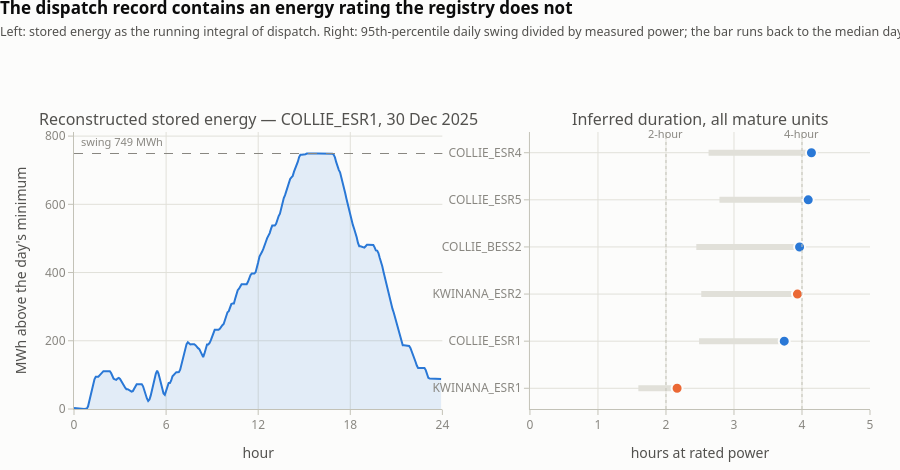

Notebook cell for this chart:
### Markdown cell above
### 3. What the registry does not say: energy capacity and duration

`facilities.csv` gives a `System Size (MW)`, and quirk 7 established that even that is the two-sided
span rather than the power rating. It gives **no energy rating at all** — and a battery's energy
rating, not its power, is what decides whether it can cover an evening peak.

The dispatch record contains it. Charge and discharge are the derivative of stored energy, so the
running integral of `-Average MWh` over a day is state of charge up to an unknown constant. The
constant cancels in the **swing**, the day's maximum minus its minimum, which is the energy the unit
actually moved between its emptiest and fullest moments. A typical day does not use the whole
battery — Collie ESR1's median day swings 497 MWh against a 95th-percentile 748 — so the **95th
percentile** is the statistic to read, and even that is a lower bound: it is the most the unit was
ever asked for, which need not be all it has. The grey bar on the right-hand panel runs back to the
median day, so the gap between typical and hardest use is visible rather than hidden.

The left panel shows the reconstruction for one facility on one day, so the method is visible rather
than asserted. The right panel divides each unit's 95th-percentile swing by its measured power to get
**duration**, and the answer is unambiguous: Kwinana ESR1 sits on the 2-hour line at 2.16 h, and the
five other commissioned units cluster on the 4-hour line, 3.74 to 4.14 h. Alinta is excluded — five
weeks of ramping is not a sample.

### Code cell
# ── Chart 3: state-of-charge reconstruction, and inferred duration ───────────
def swing(g):
    """Day's usable energy movement, MWh: max minus min of running stored energy."""
    c = (-g["Average MWh"]).cumsum()
    return c.max() - c.min()


sw = {}
for f in FACS:
    g = s[(s.facility_code == f) & (s.ts >= mature[f])].sort_values("ts")
    sw[f] = g.groupby("date").apply(swing, include_groups=False)

cap = pd.DataFrame({
    "p50": {f: v.median() for f, v in sw.items()},
    "p95": {f: v.quantile(0.95) for f, v in sw.items()},
    "days": {f: len(v) for f, v in sw.items()},
}).reindex(FACS)
cap["mw"] = PMAX.reindex(FACS)
cap["hours"] = cap.p95 / cap.mw
cap["h50"] = cap.p50 / cap.mw

EX_F, EX_D = "COLLIE_ESR1", pd.Timestamp("2025-12-30")   # a 95th-percentile day, full cycle
ex = s[(s.facility_code == EX_F) & (s.date == EX_D)].sort_values("ts")
soc = (-ex["Average MWh"]).cumsum()
soc = soc - soc.min()

fig = make_subplots(rows=1, cols=2, horizontal_spacing=0.11, column_widths=[0.52, 0.48],
                    subplot_titles=[f"Reconstructed stored energy — {EX_F}, {EX_D:%d %b %Y}",
                                    "Inferred duration, all mature units"])

hrs = ex.ts.dt.hour + ex.ts.dt.minute / 60
fig.add_trace(go.Scatter(
    x=hrs, y=soc, mode="lines", line=dict(color=BLUE, width=2), showlegend=False,
    fill="tozeroy", fillcolor="rgba(42,120,214,0.12)",
    hovertemplate="%{x:.1f}h · %{y:,.0f} MWh above the day's minimum<extra></extra>"),
    row=1, col=1)
fig.add_hline(y=float(soc.max()), line=dict(color=MUTED, width=1, dash="dash"), row=1, col=1)
fig.add_annotation(x=0.3, y=float(soc.max()), text=f"swing {soc.max():,.0f} MWh",
                   showarrow=False, yshift=12, xanchor="left",
                   font=dict(size=11, color=MUTED), row=1, col=1)

d = cap.dropna(subset=["hours"]).drop(index="ALINTA_WGP_ESR1", errors="ignore")
order = d.sort_values("hours").index.tolist()
for f in order:
    fig.add_trace(go.Scatter(
        x=[d.loc[f, "h50"], d.loc[f, "hours"]], y=[f, f], mode="lines",
        line=dict(color=GRID, width=6), showlegend=False, hoverinfo="skip"), row=1, col=2)
fig.add_trace(go.Scatter(
    x=d.loc[order, "hours"], y=order, mode="markers", showlegend=False,
    marker=dict(size=11, color=[SITE_COLOR[site_of(f)] for f in order],
                line=dict(color=SURFACE, width=2)),
    hovertemplate="%{y}<br>%{x:.2f} h at rated power<extra></extra>"), row=1, col=2)
for h, lab in ((2, "2-hour"), (4, "4-hour")):
    fig.add_vline(x=h, line=dict(color=AXIS, width=1, dash="dot"), row=1, col=2)
    fig.add_annotation(x=h, y=1.0, yref="y2 domain", text=lab, showarrow=False,
                       yshift=8, font=dict(size=11, color=MUTED), row=1, col=2)

style(fig, "The dispatch record contains an energy rating the registry does not",
      "Left: stored energy as the running integral of dispatch. Right: 95th-percentile "
      "daily swing divided by measured power; the bar runs back to the median day.",
      height=470, hover="closest", top=132, showlegend=False)
fig.update_xaxes(title_text="hour", tickvals=[0, 6, 12, 18, 24], range=[0, 24], row=1, col=1)
fig.update_yaxes(title_text="MWh above the day's minimum", row=1, col=1)
fig.update_xaxes(title_text="hours at rated power", range=[0, 5], row=1, col=2)
fig.update_yaxes(categoryorder="array", categoryarray=order, row=1, col=2)
fig.show()

print("inferred usable energy capacity and duration (mature days only):")
print(cap[["days", "p50", "p95", "mw", "hours"]].rename(columns={
    "p50": "median swing MWh", "p95": "p95 swing MWh", "mw": "measured MW",
    "hours": "duration h"}).round(2).to_string())

### Figure 1 — Plotly figure (JSON) as saved in the notebook; plotly's stock layout.template omitted (floating-point values rounded to 4 significant figures; data arrays with more than 128 entries replaced by an {"elided": "..."} marker saying what was removed)
{"data": [{"fill": "tozeroy", "fillcolor": "rgba(42,120,214,0.12)", "hovertemplate": "%{x:.1f}h · %{y:,.0f} MWh above the day's minimum<extra></extra>", "line": {"color": "#2a78d6", "width": 2}, "mode": "lines", "showlegend": false, "type": "scatter", "x": {"elided": "288 float values"}, "xaxis": "x", "y": {"elided": "288 float values"}, "yaxis": "y"}, {"hoverinfo": "skip", "line": {"color": "#e1e0d9", "width": 6}, "mode": "lines", "showlegend": false, "type": "scatter", "x": [1.594, 2.164], "xaxis": "x2", "y": ["KWINANA_ESR1", "KWINANA_ESR1"], "yaxis": "y2"}, {"hoverinfo": "skip", "line": {"color": "#e1e0d9", "width": 6}, "mode": "lines", "showlegend": false, "type": "scatter", "x": [2.487, 3.739], "xaxis": "x2", "y": ["COLLIE_ESR1", "COLLIE_ESR1"], "yaxis": "y2"}, {"hoverinfo": "skip", "line": {"color": "#e1e0d9", "width": 6}, "mode": "lines", "showlegend": false, "type": "scatter", "x": [2.519, 3.933], "xaxis": "x2", "y": ["KWINANA_ESR2", "KWINANA_ESR2"], "yaxis": "y2"}, {"hoverinfo": "skip", "line": {"color": "#e1e0d9", "width": 6}, "mode": "lines", "showlegend": false, "type": "scatter", "x": [2.446, 3.964], "xaxis": "x2", "y": ["COLLIE_BESS2", "COLLIE_BESS2"], "yaxis": "y2"}, {"hoverinfo": "skip", "line": {"color": "#e1e0d9", "width": 6}, "mode": "lines", "showlegend": false, "type": "scatter", "x": [2.786, 4.092], "xaxis": "x2", "y": ["COLLIE_ESR5", "COLLIE_ESR5"], "yaxis": "y2"}, {"hoverinfo": "skip", "line": {"color": "#e1e0d9", "width": 6}, "mode": "lines", "showlegend": false, "type": "scatter", "x": [2.626, 4.139], "xaxis": "x2", "y": ["COLLIE_ESR4", "COLLIE_ESR4"], "yaxis": "y2"}, {"hovertemplate": "%{y}<br>%{x:.2f} h at rated power<extra></extra>", "marker": {"color": ["#eb6834", "#2a78d6", "#eb6834", "#2a78d6", "#2a78d6", "#2a78d6"], "line": {"color": "#fcfcfb", "width": 2}, "size": 11}, "mode": "markers", "showlegend": false, "type": "scatter", "x": [2.164, 3.739, 3.933, 3.964, 4.092, 4.139], "xaxis": "x2", "y": ["KWINANA_ESR1", "COLLIE_ESR1", "KWINANA_ESR2", "COLLIE_BESS2", "COLLIE_ESR5", "COLLIE_ESR4"], "yaxis": "y2"}], "layout": {"annotations": [{"font": {"size": 16}, "showarrow": false, "text": "Reconstructed stored energy — COLLIE_ESR1, 30 Dec 2025", "x": 0.2314, "xanchor": "center", "xref": "paper", "y": 1.0, "yanchor": "bottom", "yref": "paper"}, {"font": {"size": 16}, "showarrow": false, "text": "Inferred duration, all mature units", "x": 0.7864, "xanchor": "center", "xref": "paper", "y": 1.0, "yanchor": "bottom", "yref": "paper"}, {"font": {"color": "#898781", "size": 11}, "showarrow": false, "text": "swing 749 MWh", "x": 0.3, "xanchor": "left", "xref": "x", "y": 748.9, "yref": "y", "yshift": 12}, {"font": {"color": "#898781", "size": 11}, "showarrow": false, "text": "2-hour", "x": 2, "xref": "x2", "y": 1.0, "yref": "y2 domain", "yshift": 8}, {"font": {"color": "#898781", "size": 11}, "showarrow": false, "text": "4-hour", "x": 4, "xref": "x2", "y": 1.0, "yref": "y2 domain", "yshift": 8}], "font": {"color": "#52514e", "family": "system-ui, -apple-system, Segoe UI, sans-serif", "size": 12}, "height": 470, "hovermode": "closest", "legend": {"bgcolor": "rgba(0,0,0,0)", "font": {"size": 11.5}, "orientation": "h", "x": 0, "xanchor": "left", "y": 1.0, "yanchor": "bottom"}, "margin": {"b": 58, "l": 74, "r": 30, "t": 132}, "paper_bgcolor": "#fcfcfb", "plot_bgcolor": "#fcfcfb", "shapes": [{"line": {"color": "#898781", "dash": "dash", "width": 1}, "type": "line", "x0": 0, "x1": 1, "xref": "x domain", "y0": 748.9, "y1": 748.9, "yref": "y"}, {"line": {"color": "#c3c2b7", "dash": "dot", "width": 1}, "type": "line", "x0": 2, "x1": 2, "xref": "x2", "y0": 0, "y1": 1, "yref": "y2 domain"}, {"line": {"color": "#c3c2b7", "dash": "dot", "width": 1}, "type": "line", "x0": 4, "x1": 4, "xref": "x2", "y0": 0, "y1": 1, "yref": "y2 domain"}], "showlegend": false, "title": {"font": {"color": "#0b0b0b", "size": 17}, "text": "<b>The dispatch record contains an energy rating the registry does not</b><br><span style='font-size:12.5px;color:#52514e'>Left: stored energy as the running integral of dispatch. Right: 95th-percentile daily swing divided by measured power; the bar runs back to the median day.</span>", "x": 0, "xanchor": "left", "y": 0.97}, "xaxis": {"anchor": "y", "domain": [0.0, 0.4628], "gridcolor": "#e1e0d9", "linecolor": "#c3c2b7", "range": [0, 24], "tickcolor": "#c3c2b7", "tickfont": {"color": "#898781"}, "ticks": "outside", "tickvals": [0, 6, 12, 18, 24], "title": {"text": "hour"}, "zeroline": false}, "xaxis2": {"anchor": "y2", "domain": [0.5728, 1.0], "gridcolor": "#e1e0d9", "linecolor": "#c3c2b7", "range": [0, 5], "tickcolor": "#c3c2b7", "tickfont": {"color": "#898781"}, "ticks": "outside", "title": {"text": "hours at rated power"}, "zeroline": false}, "yaxis": {"anchor": "x", "domain": [0.0, 1.0], "gridcolor": "#e1e0d9", "linecolor": "#c3c2b7", "tickcolor": "#c3c2b7", "tickfont": {"color": "#898781"}, "ticks": "outside", "title": {"text": "MWh above the day's minimum"}, "zeroline": false}, "yaxis2": {"anchor": "x2", "categoryarray": ["KWINANA_ESR1", "COLLIE_ESR1", "KWINANA_ESR2", "COLLIE_BESS2", "COLLIE_ESR5", "COLLIE_ESR4"], "categoryorder": "array", "domain": [0.0, 1.0], "gridcolor": "#e1e0d9", "linecolor": "#c3c2b7", "tickcolor": "#c3c2b7", "tickfont": {"color": "#898781"}, "ticks": "outside", "zeroline": false}}}
